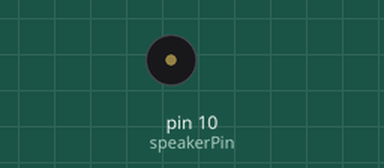
Simulated run of this sketch. Board: Arduino Uno, built with avr-gcc and run on an emulated ATmega328P. On the bench: buzzer (waves = sounding). At 12.6 s the program stops and its outputs stay as they are.

Above: at 2.6 s.
At 12.47 s:
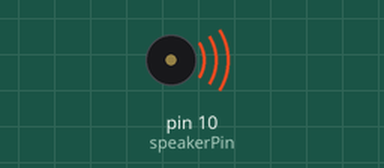
Timing chart, 0 to 14.1 s (numbered marks = the images above):
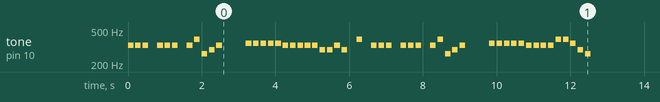

Measured:
- by itself, tone on pin 10 (speakerPin): plays 330 Hz for 0.15 s, 330 Hz for 0.15 s, 330 Hz for 0.15 s, 330 Hz for 0.15 s, 330 Hz for 0.15 s, 330 Hz for 0.15 s … (51 notes in this stretch)

The sketch:

SIK_Circuit_2A-Buzzer.ino
```cpp
/*
  SparkFun Inventor’s Kit
  Circuit 2A - Buzzer

  Play notes using a buzzer connected to pin 10

  This sketch was written by SparkFun Electronics, with lots of help from the Arduino community.
  This code is completely free for any use.

  View circuit diagram and instructions at: https://learn.sparkfun.com/tutorials/sparkfun-inventors-kit-experiment-guide---v41
  Download drawings and code at: https://github.com/sparkfun/SIK-Guide-Code
*/

int speakerPin = 10;               //the pin that buzzer is connected to

void setup()
{
  pinMode(speakerPin, OUTPUT);    //set the output pin for the speaker
}

void loop()
{ // jingle bells
  play('E', 3);
  play('E', 3);
  play('E', 3);
  play(' ', 3);
  play('E', 3);
  play('E', 3);
  play('E', 3);
  play(' ', 3);
  play('E', 3);
  play('G', 3);
  play('C', 3);
  play('D', 3);
  play('E', 3);
  play(' ', 3);
  play(' ', 3);
  play(' ', 3);
  play('F', 3);
  play('F', 3);
  play('F', 3);
  play('F', 3);
  play('F', 3);
  play('E', 3);
  play('E', 3);
  play('E', 3);
  play('E', 3);
  play('E', 3);
  play('D', 3);
  play('D', 3);
  play('E', 3);
  play('D', 3);
  play(' ', 3);
  play('G', 3);
  play(' ', 3);
  play('E', 3);
  play('E', 3);
  play('E', 3);
  play(' ', 3);
  play('E', 3);
  play('E', 3);
  play('E', 3);
  play(' ', 3);
  play('E', 3);
  play('G', 3);
  play('C', 3);
  play('D', 3);
  play('E', 3);
  play(' ', 3);
  play(' ', 3);
  play(' ', 3);
  play('F', 3);
  play('F', 3);
  play('F', 3);
  play('F', 3);
  play('F', 3);
  play('E', 3);
  play('E', 3);
  play('E', 3);
  play('E', 3);
  play('G', 3);
  play('G', 3);
  play('F', 3);
  play('D', 3);
  play('C', 3);


  while (true) {}     //get stuck in this loop forever so that the song only plays once
}


void play( char note, int beats)
{
  int numNotes = 14;  // number of notes in our note and frequency array (there are 15 values, but arrays start at 0)

  //Note: these notes are C major (there are no sharps or flats)

  //this array is used to look up the notes
  char notes[] = { 'c', 'd', 'e', 'f', 'g', 'a', 'b', 'C', 'D', 'E', 'F', 'G', 'A', 'B', ' '};
  //this array matches frequencies with each letter (e.g. the 4th note is 'f', the 4th frequency is 175)
  int frequencies[] = {131, 147, 165, 175, 196, 220, 247, 262, 294, 330, 349, 392, 440, 494, 0};

  int currentFrequency = 0;    //the frequency that we find when we look up a frequency in the arrays
  int beatLength = 50;   //the length of one beat (changing this will speed up or slow down the tempo of the song)

  //look up the frequency that corresponds to the note
  for (int i = 0; i < numNotes; i++)  // check each value in notes from 0 to 14
  {
    if (notes[i] == note)             // does the letter passed to the play function match the letter in the array?
    {
      currentFrequency = frequencies[i];   // Yes! Set the current frequency to match that note
    }
  }

  //play the frequency that matched our letter for the number of beats passed to the play function
  tone(speakerPin, currentFrequency, beats * beatLength);
  delay(beats * beatLength);  //wait for the length of the tone so that it has time to play
  delay(50);                  //a little delay between the notes makes the song sound more natural

}

/* CHART OF FREQUENCIES FOR NOTES IN C MAJOR
  Note      Frequency (Hz)
  c        131
  d        147
  e        165
  f        175
  g        196
  a        220
  b        247
  C        262
  D        294
  E        330
  F        349
  G        392
  A        440
  B        494
*/
```
